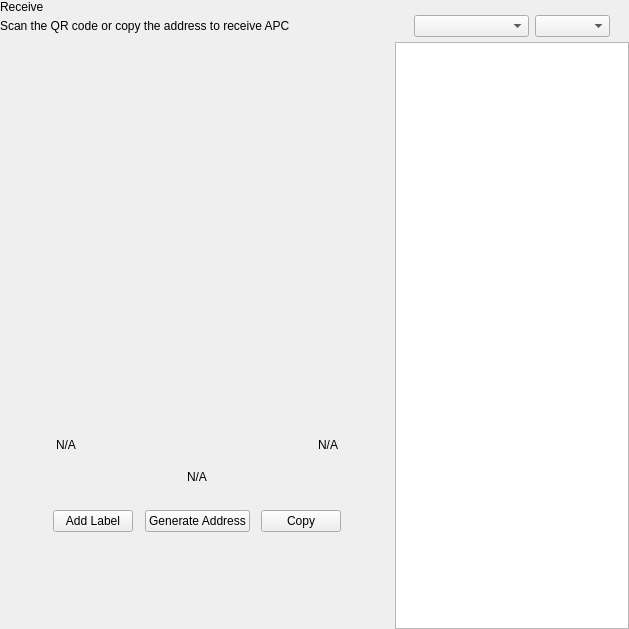
<?xml version="1.0" encoding="UTF-8"?>
<ui version="4.0">
 <class>ReceiveWidget</class>
 <widget class="QWidget" name="ReceiveWidget">
  <property name="geometry">
   <rect>
    <x>0</x>
    <y>0</y>
    <width>629</width>
    <height>629</height>
   </rect>
  </property>
  <property name="minimumSize">
   <size>
    <width>0</width>
    <height>0</height>
   </size>
  </property>
  <property name="windowTitle">
   <string>Form</string>
  </property>
  <layout class="QHBoxLayout" name="horizontalLayout_2" stretch="2,1">
   <property name="spacing">
    <number>0</number>
   </property>
   <property name="leftMargin">
    <number>0</number>
   </property>
   <property name="topMargin">
    <number>0</number>
   </property>
   <property name="rightMargin">
    <number>0</number>
   </property>
   <property name="bottomMargin">
    <number>0</number>
   </property>
   <item>
    <widget class="QWidget" name="left" native="true">
     <layout class="QVBoxLayout" name="verticalLayout_3">
      <property name="leftMargin">
       <number>0</number>
      </property>
      <property name="topMargin">
       <number>0</number>
      </property>
      <property name="rightMargin">
       <number>0</number>
      </property>
      <property name="bottomMargin">
       <number>0</number>
      </property>
      <item>
       <layout class="QVBoxLayout" name="verticalLayout_2">
        <property name="spacing">
         <number>0</number>
        </property>
        <property name="leftMargin">
         <number>0</number>
        </property>
        <item>
         <layout class="QHBoxLayout" name="horizontalLayout_3">
          <property name="spacing">
           <number>0</number>
          </property>
          <item>
           <layout class="QVBoxLayout" name="verticalLayout_4">
            <property name="spacing">
             <number>5</number>
            </property>
            <item>
             <widget class="QLabel" name="labelTitle">
              <property name="text">
               <string>Receive</string>
              </property>
             </widget>
            </item>
            <item alignment="Qt::AlignTop">
             <widget class="QLabel" name="labelSubtitle1">
              <property name="text">
               <string>Scan the QR code or copy the address to receive APC</string>
              </property>
             </widget>
            </item>
           </layout>
          </item>
          <item>
           <spacer name="horizontalSpacer">
            <property name="orientation">
             <enum>Qt::Horizontal</enum>
            </property>
            <property name="sizeHint" stdset="0">
             <size>
              <width>40</width>
              <height>20</height>
             </size>
            </property>
           </spacer>
          </item>
         </layout>
        </item>
        <item>
         <spacer name="verticalSpacer_2">
          <property name="orientation">
           <enum>Qt::Vertical</enum>
          </property>
          <property name="sizeType">
           <enum>QSizePolicy::Expanding</enum>
          </property>
          <property name="sizeHint" stdset="0">
           <size>
            <width>20</width>
            <height>50</height>
           </size>
          </property>
         </spacer>
        </item>
        <item alignment="Qt::AlignHCenter">
         <widget class="QWidget" name="layoutQR" native="true">
          <property name="maximumSize">
           <size>
            <width>510</width>
            <height>16777215</height>
           </size>
          </property>
          <layout class="QVBoxLayout" name="verticalLayoutQr">
           <item>
            <spacer name="verticalSpacer11">
             <property name="orientation">
              <enum>Qt::Vertical</enum>
             </property>
             <property name="sizeType">
              <enum>QSizePolicy::Fixed</enum>
             </property>
             <property name="sizeHint" stdset="0">
              <size>
               <width>20</width>
               <height>20</height>
              </size>
             </property>
            </spacer>
           </item>
           <item alignment="Qt::AlignHCenter">
            <widget class="QLabel" name="labelQrImg">
             <property name="minimumSize">
              <size>
               <width>260</width>
               <height>260</height>
              </size>
             </property>
             <property name="maximumSize">
              <size>
               <width>260</width>
               <height>260</height>
              </size>
             </property>
             <property name="text">
              <string/>
             </property>
             <property name="alignment">
              <set>Qt::AlignCenter</set>
             </property>
            </widget>
           </item>
           <item>
            <spacer name="verticalSpacer_21">
             <property name="orientation">
              <enum>Qt::Vertical</enum>
             </property>
             <property name="sizeType">
              <enum>QSizePolicy::Fixed</enum>
             </property>
             <property name="sizeHint" stdset="0">
              <size>
               <width>20</width>
               <height>30</height>
              </size>
             </property>
            </spacer>
           </item>
           <item>
            <widget class="QWidget" name="widget" native="true">
             <property name="minimumSize">
              <size>
               <width>0</width>
               <height>0</height>
              </size>
             </property>
             <layout class="QHBoxLayout" name="horizontalLayout_5">
              <item>
               <widget class="QLabel" name="labelLabel">
                <property name="text">
                 <string notr="true">N/A</string>
                </property>
               </widget>
              </item>
              <item>
               <spacer name="horizontalSpacer_2">
                <property name="orientation">
                 <enum>Qt::Horizontal</enum>
                </property>
                <property name="sizeHint" stdset="0">
                 <size>
                  <width>141</width>
                  <height>20</height>
                 </size>
                </property>
               </spacer>
              </item>
              <item>
               <widget class="QLabel" name="labelDate">
                <property name="text">
                 <string notr="true">N/A</string>
                </property>
                <property name="alignment">
                 <set>Qt::AlignRight|Qt::AlignTrailing|Qt::AlignVCenter</set>
                </property>
               </widget>
              </item>
             </layout>
            </widget>
           </item>
           <item>
            <widget class="QLabel" name="labelAddress">
             <property name="sizePolicy">
              <sizepolicy hsizetype="Expanding" vsizetype="Preferred">
               <horstretch>0</horstretch>
               <verstretch>0</verstretch>
              </sizepolicy>
             </property>
             <property name="minimumSize">
              <size>
               <width>300</width>
               <height>0</height>
              </size>
             </property>
             <property name="text">
              <string notr="true">N/A</string>
             </property>
             <property name="alignment">
              <set>Qt::AlignCenter</set>
             </property>
            </widget>
           </item>
           <item>
            <spacer name="verticalSpacer_4">
             <property name="orientation">
              <enum>Qt::Vertical</enum>
             </property>
             <property name="sizeType">
              <enum>QSizePolicy::Fixed</enum>
             </property>
             <property name="sizeHint" stdset="0">
              <size>
               <width>20</width>
               <height>20</height>
              </size>
             </property>
            </spacer>
           </item>
           <item>
            <layout class="QHBoxLayout" name="horizontalLayout_4">
             <item alignment="Qt::AlignHCenter">
              <widget class="QPushButton" name="pushButtonLabel">
               <property name="focusPolicy">
                <enum>Qt::NoFocus</enum>
               </property>
               <property name="text">
                <string>Add Label</string>
               </property>
              </widget>
             </item>
             <item alignment="Qt::AlignHCenter">
              <widget class="QPushButton" name="pushButtonNewAddress">
               <property name="focusPolicy">
                <enum>Qt::NoFocus</enum>
               </property>
               <property name="text">
                <string>Generate Address</string>
               </property>
              </widget>
             </item>
             <item alignment="Qt::AlignHCenter">
              <widget class="QPushButton" name="pushButtonCopy">
               <property name="focusPolicy">
                <enum>Qt::NoFocus</enum>
               </property>
               <property name="text">
                <string>Copy</string>
               </property>
              </widget>
             </item>
            </layout>
           </item>
           <item>
            <spacer name="verticalSpacer_3">
             <property name="orientation">
              <enum>Qt::Vertical</enum>
             </property>
             <property name="sizeType">
              <enum>QSizePolicy::Expanding</enum>
             </property>
             <property name="sizeHint" stdset="0">
              <size>
               <width>20</width>
               <height>20</height>
              </size>
             </property>
            </spacer>
           </item>
          </layout>
         </widget>
        </item>
        <item>
         <spacer name="verticalSpacer">
          <property name="orientation">
           <enum>Qt::Vertical</enum>
          </property>
          <property name="sizeHint" stdset="0">
           <size>
            <width>20</width>
            <height>40</height>
           </size>
          </property>
         </spacer>
        </item>
       </layout>
      </item>
     </layout>
    </widget>
   </item>
   <item>
    <widget class="QWidget" name="right" native="true">
     <layout class="QVBoxLayout" name="verticalLayout_5">
      <property name="spacing">
       <number>0</number>
      </property>
      <property name="leftMargin">
       <number>1</number>
      </property>
      <property name="topMargin">
       <number>0</number>
      </property>
      <property name="rightMargin">
       <number>0</number>
      </property>
      <property name="bottomMargin">
       <number>0</number>
      </property>
      <item>
       <layout class="QVBoxLayout" name="container_right">
        <property name="spacing">
         <number>0</number>
        </property>
        <property name="leftMargin">
         <number>0</number>
        </property>
        <property name="rightMargin">
         <number>0</number>
        </property>
        <item>
         <layout class="QVBoxLayout" name="verticalLayout">
          <property name="spacing">
           <number>6</number>
          </property>
          <property name="leftMargin">
           <number>19</number>
          </property>
          <property name="rightMargin">
           <number>19</number>
          </property>
          <item>
           <widget class="OptionButton" name="btnRequest" native="true"/>
          </item>
          <item>
           <widget class="OptionButton" name="btnMyAddresses" native="true">
            <property name="sizePolicy">
             <sizepolicy hsizetype="Preferred" vsizetype="Minimum">
              <horstretch>0</horstretch>
              <verstretch>0</verstretch>
             </sizepolicy>
            </property>
           </widget>
          </item>
         </layout>
        </item>
        <item>
         <widget class="QWidget" name="sortWidget" native="true">
          <layout class="QHBoxLayout" name="horizontalLayout_6">
           <property name="leftMargin">
            <number>19</number>
           </property>
           <property name="rightMargin">
            <number>19</number>
           </property>
           <property name="bottomMargin">
            <number>5</number>
           </property>
           <item>
            <spacer name="horizontalSpacer_3">
             <property name="orientation">
              <enum>Qt::Horizontal</enum>
             </property>
             <property name="sizeHint" stdset="0">
              <size>
               <width>40</width>
               <height>20</height>
              </size>
             </property>
            </spacer>
           </item>
           <item>
            <widget class="QComboBox" name="comboBoxSort">
             <property name="sizePolicy">
              <sizepolicy hsizetype="Preferred" vsizetype="Fixed">
               <horstretch>0</horstretch>
               <verstretch>0</verstretch>
              </sizepolicy>
             </property>
             <property name="minimumSize">
              <size>
               <width>115</width>
               <height>0</height>
              </size>
             </property>
            </widget>
           </item>
           <item>
            <widget class="QComboBox" name="comboBoxSortOrder">
             <property name="sizePolicy">
              <sizepolicy hsizetype="Preferred" vsizetype="Fixed">
               <horstretch>0</horstretch>
               <verstretch>0</verstretch>
              </sizepolicy>
             </property>
             <property name="minimumSize">
              <size>
               <width>75</width>
               <height>0</height>
              </size>
             </property>
            </widget>
           </item>
          </layout>
         </widget>
        </item>
        <item>
         <widget class="QListView" name="listViewAddress"/>
        </item>
       </layout>
      </item>
     </layout>
    </widget>
   </item>
  </layout>
 </widget>
 <customwidgets>
  <customwidget>
   <class>OptionButton</class>
   <extends>QWidget</extends>
   <header>qt/pivx/optionbutton.h</header>
   <container>1</container>
  </customwidget>
 </customwidgets>
 <resources/>
 <connections/>
</ui>
